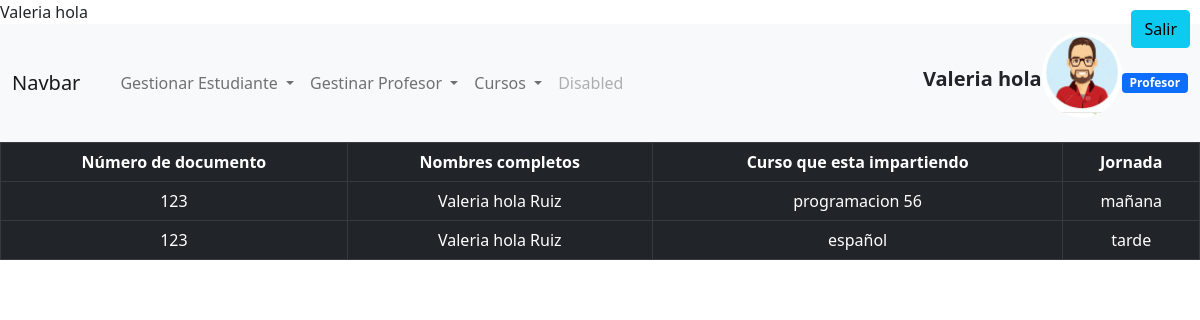
Page /ver_cursos_impartidos_profesor.php (signed in) on the committed database.
### tables this page shows
CREATE TABLE `profesor` (
  `id_profesor` int(20) NOT NULL,
  `nombre` varchar(50) NOT NULL,
  `apellido` varchar(50) NOT NULL,
  `correo` varchar(20) NOT NULL,
  `profesion` varchar(50) NOT NULL,
  `contrasena` varchar(20) NOT NULL,
  `estado` varchar(1) NOT NULL,
  `sexo` varchar(50) NOT NULL
);

CREATE TABLE `curso` (
  `codigo_curso` int(50) NOT NULL,
  `nombre_curso` varchar(50) NOT NULL,
  `jornada` varchar(50) NOT NULL
);

### ver_cursos_impartidos_profesor.php (the view, shortened to what this page needs)
<?php session_start();
if ($_SESSION['usuario']) {
    if ($_SESSION['rol'] == "2") {
      $user= $_SESSION['usuario']
?>
<!DOCTYPE html>
<html lang="en">
<head>
    <link href="https://cdn.jsdelivr.net/npm/bootstrap@5.0.2/dist/css/bootstrap.min.css" rel="stylesheet">
</head>
<body>
<?php
include("nav_admin.php");
?>
<div >
<a class="btn btn-info" href="salir.php">Salir</a>
</div>
<form action="ver_cursos_imparatidos_profesor.php">
    <table class="table table-bordered table-dark">
    <?php
     include("conexion.php");
     $query=" SELECT profesor.id_profesor,CONCAT(profesor.nombre, ' ',profesor.apellido) AS nom, curso.nombre_curso,curso.jornada FROM profesor INNER JOIN profesor_curso on profesor.id_profesor=profesor_curso.id_profesor INNER JOIN curso on profesor_curso.codigo_curso=curso.codigo_curso WHERE profesor.id_profesor='$user';";
      $consulta=mysqli_query($conexion,$query);
    ?>
        <thead>
            <tr>
                <th class="text-center">Número de documento</th>
                <th class="text-center">Nombres completos</th>
                <th class="text-center">Curso que esta impartiendo</th>
                <th class="text-center">Jornada</th>
                </tr>
        </thead>
        <tbody>
            <?php
            while ($row=mysqli_fetch_assoc($consulta)) {
                ?>
                <tr>
                <td class="text-center"><?php echo $row['id_profesor'];?></td>
                <td class="text-center"><?php echo $row['nom'];?></td>
                <td class="text-center"><?php echo $row['nombre_curso'];?></td>
                <td class="text-center"><?php echo $row['jornada'];?></td>
                <?php
            }
            ?>
        </tbody>
    </table>
</body>
</html>
<?php
    } else {
        header("Location: index.php");
    }
}else {
    header("Location: index.php");
}
?>

### ver_cursos_impartidos_profesor.php (style rules this page uses)
.btn { position:absolute; top:10px; right: 10px; }

### rows in the picture
profesor: id_profesor "123", nom "Valeria hola Ruiz", curso.nombre_curso "programacion 56", curso.jornada "mañana", curso.nombre_curso "español", curso.jornada "tarde"

### other values in the picture
$_SESSION['nombre'] "Valeria hola"
